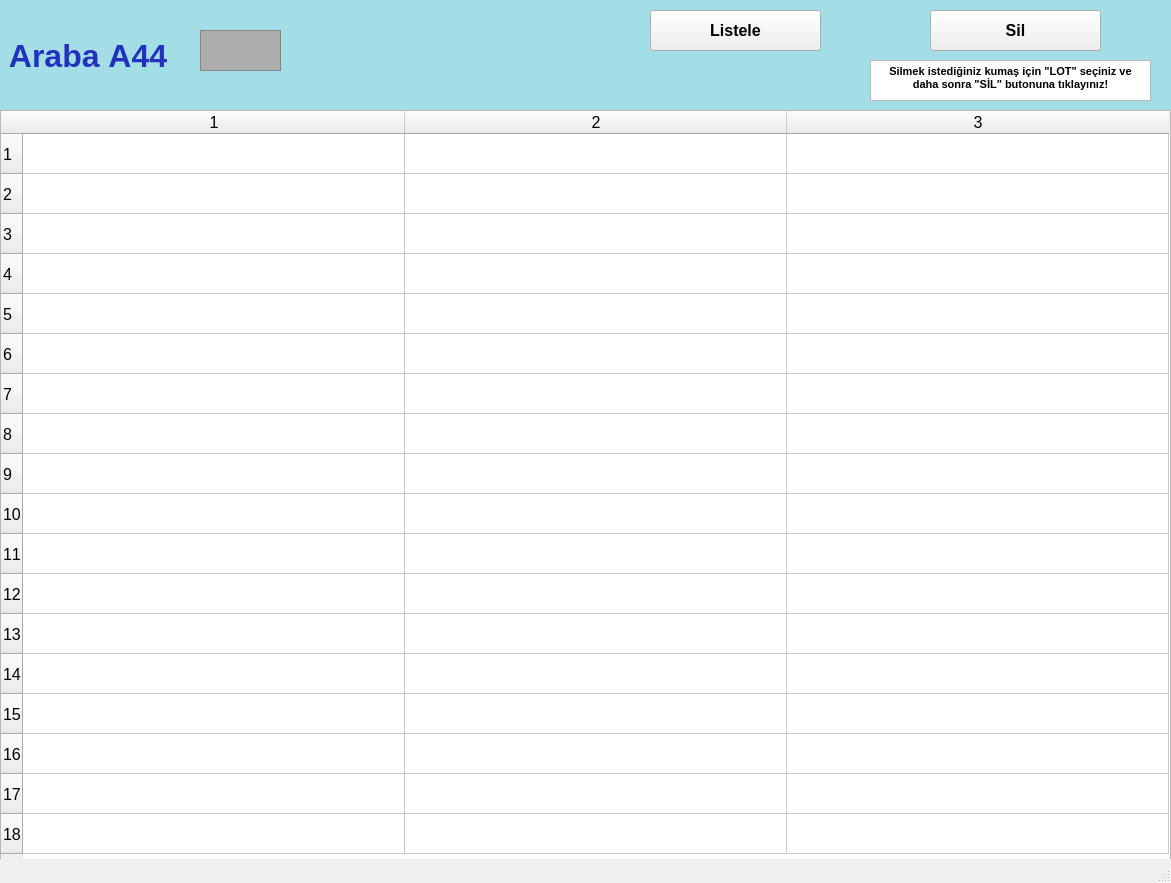
<?xml version="1.0" encoding="UTF-8"?>
<ui version="4.0">
 <class>arabalarA44_ekran</class>
 <widget class="QMainWindow" name="arabalarA44_ekran">
  <property name="geometry">
   <rect>
    <x>0</x>
    <y>0</y>
    <width>1171</width>
    <height>883</height>
   </rect>
  </property>
  <property name="font">
   <font>
    <pointsize>12</pointsize>
    <weight>50</weight>
    <bold>false</bold>
    <kerning>false</kerning>
   </font>
  </property>
  <property name="windowTitle">
   <string/>
  </property>
  <widget class="QWidget" name="centralwidget">
   <widget class="QLabel" name="arabaA1yazi_lbl">
    <property name="geometry">
     <rect>
      <x>0</x>
      <y>0</y>
      <width>1171</width>
      <height>111</height>
     </rect>
    </property>
    <property name="font">
     <font>
      <pointsize>24</pointsize>
      <weight>75</weight>
      <bold>true</bold>
     </font>
    </property>
    <property name="styleSheet">
     <string notr="true">background-color: rgb(163, 221, 229);
color: rgb(34, 50, 190);</string>
    </property>
    <property name="text">
     <string> Araba A44</string>
    </property>
   </widget>
   <widget class="QFrame" name="arabaA1_img">
    <property name="geometry">
     <rect>
      <x>200</x>
      <y>30</y>
      <width>81</width>
      <height>41</height>
     </rect>
    </property>
    <property name="styleSheet">
     <string notr="true">background-color: rgb(173, 173, 173);</string>
    </property>
    <property name="frameShape">
     <enum>QFrame::StyledPanel</enum>
    </property>
    <property name="frameShadow">
     <enum>QFrame::Raised</enum>
    </property>
   </widget>
   <widget class="QPushButton" name="listele44_btn">
    <property name="geometry">
     <rect>
      <x>650</x>
      <y>10</y>
      <width>171</width>
      <height>41</height>
     </rect>
    </property>
    <property name="font">
     <font>
      <pointsize>12</pointsize>
      <weight>75</weight>
      <bold>true</bold>
     </font>
    </property>
    <property name="text">
     <string>Listele</string>
    </property>
   </widget>
   <widget class="QTableWidget" name="A44_tw">
    <property name="geometry">
     <rect>
      <x>0</x>
      <y>110</y>
      <width>1171</width>
      <height>751</height>
     </rect>
    </property>
    <property name="baseSize">
     <size>
      <width>0</width>
      <height>0</height>
     </size>
    </property>
    <property name="rowCount">
     <number>18</number>
    </property>
    <property name="columnCount">
     <number>3</number>
    </property>
    <attribute name="horizontalHeaderVisible">
     <bool>true</bool>
    </attribute>
    <attribute name="horizontalHeaderCascadingSectionResizes">
     <bool>false</bool>
    </attribute>
    <attribute name="horizontalHeaderDefaultSectionSize">
     <number>382</number>
    </attribute>
    <attribute name="horizontalHeaderMinimumSectionSize">
     <number>38</number>
    </attribute>
    <attribute name="verticalHeaderDefaultSectionSize">
     <number>40</number>
    </attribute>
    <attribute name="verticalHeaderMinimumSectionSize">
     <number>23</number>
    </attribute>
    <row/>
    <row/>
    <row/>
    <row/>
    <row/>
    <row/>
    <row/>
    <row/>
    <row/>
    <row/>
    <row/>
    <row/>
    <row/>
    <row/>
    <row/>
    <row/>
    <row/>
    <row/>
    <column/>
    <column/>
    <column/>
   </widget>
   <widget class="QPushButton" name="sil44_btn">
    <property name="geometry">
     <rect>
      <x>930</x>
      <y>10</y>
      <width>171</width>
      <height>41</height>
     </rect>
    </property>
    <property name="font">
     <font>
      <pointsize>12</pointsize>
      <weight>75</weight>
      <bold>true</bold>
     </font>
    </property>
    <property name="text">
     <string>Sil</string>
    </property>
   </widget>
   <widget class="QTextBrowser" name="textBrowser">
    <property name="geometry">
     <rect>
      <x>870</x>
      <y>60</y>
      <width>281</width>
      <height>41</height>
     </rect>
    </property>
    <property name="html">
     <string>&lt;!DOCTYPE HTML PUBLIC &quot;-//W3C//DTD HTML 4.0//EN&quot; &quot;http://www.w3.org/TR/REC-html40/strict.dtd&quot;&gt;
&lt;html&gt;&lt;head&gt;&lt;meta name=&quot;qrichtext&quot; content=&quot;1&quot; /&gt;&lt;style type=&quot;text/css&quot;&gt;
p, li { white-space: pre-wrap; }
&lt;/style&gt;&lt;/head&gt;&lt;body style=&quot; font-family:'MS Shell Dlg 2'; font-size:12pt; font-weight:400; font-style:normal;&quot;&gt;
&lt;p align=&quot;center&quot; style=&quot; margin-top:0px; margin-bottom:0px; margin-left:0px; margin-right:0px; -qt-block-indent:0; text-indent:0px;&quot;&gt;&lt;span style=&quot; font-size:8pt; font-weight:600;&quot;&gt;Silmek istediğiniz kumaş için &amp;quot;LOT&amp;quot; seçiniz ve daha sonra &amp;quot;SİL&amp;quot; butonuna tıklayınız!&lt;/span&gt;&lt;/p&gt;&lt;/body&gt;&lt;/html&gt;</string>
    </property>
   </widget>
  </widget>
  <widget class="QStatusBar" name="statusbar"/>
 </widget>
 <resources/>
 <connections/>
</ui>
